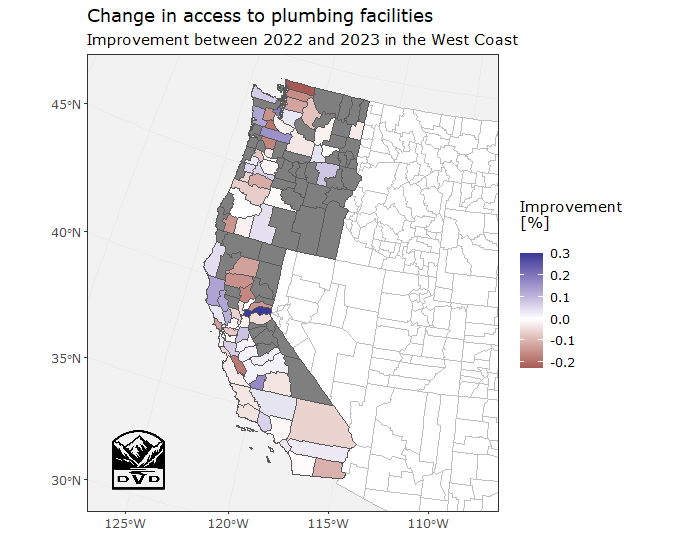

Recreate this plot in R.

# Load packages -----
library(tidycensus)
library(sf) 
library(janitor) 
library(tidyverse)
library(tidytuesdayR)
library(patchwork)
library(grid)
library(extrafont)

# functions ----
font_import()
loadfonts(device = "win")
# constants ----

# get data ----

water_insecurity_2022 <- readr::read_csv('https://raw.githubusercontent.com/rfordatascience/tidytuesday/main/data/2025/2025-01-28/water_insecurity_2022.csv')
water_insecurity_2023 <- readr::read_csv('https://raw.githubusercontent.com/rfordatascience/tidytuesday/main/data/2025/2025-01-28/water_insecurity_2023.csv')

logo <- png::readPNG("C:/Users/dmend/OneDrive/Desktop/logo.png")

to <- tidycensus::county_laea

# process data ----
process_data <- to |> 
        left_join(rbind(water_insecurity_2022, water_insecurity_2023) |> 
                          dplyr::select(-geometry),
                  by=join_by(GEOID==geoid)) |> 
        
        mutate(year=factor(year),
               state_code=substr(GEOID,1,2)) |> 
        left_join(codes,
                  by=join_by(state_code)) |> 
        select(-total_pop, -plumbing) |> 
        pivot_wider(names_from = year, values_from = percent_lacking_plumbing) |> 
        mutate(change=`2023`-`2022`)

brks2 <- sort(unique(process_data$change))
# plot data----
ggplot(data = process_data |>
               filter(
                       #percent_lacking_plumbing>0,
                       year==2022,
                      state_name=="Washington"),
       aes(y=total_pop, x=percent_lacking_plumbing, group = geoid))+
        geom_point()+
        scale_y_log10()+
        #scale_x_log10()+
        facet_wrap(~state_name)+
        theme_bw()
size <- 0.3e6
ggplot()+
        geom_sf(data=to, aes(geometry=geometry),fill="white",col="grey")+
        geom_sf(data = process_data |> 
                        mutate(region=NA,
                               region = ifelse(state_name %in% c("California","Oregon","Washington"),
                                               "West Coast",region),
                               region = ifelse(state_name %in% c("Connecticut", "Maine", "Massachusetts", 
                                                                 "New Hampshire", "Rhode Island", "Vermont",
                                                                 "New Jersey", "New York", "Pennsylvania"),
                                               "Northeast",region)
                        ) |> 
                        filter(region=="West Coast"),
                 aes(geometry=geometry, fill=change))+
        theme_bw()+
        scale_fill_gradient2()+
        ggtitle("Change in access to plumbing facilities",
                subtitle = "Improvement between 2022 and 2023 in the West Coast")+
        annotation_custom(
                rasterGrob(logo),
                xmin = -2.5e6, xmax = -2.5e6+size,
                ymin = -1.3e6, ymax = -1.3e6+size
        )+
        xlim(c(-2.5e6,-0.7e6))+
        ylim(c(-1.3e6,0.7e6))+
        labs(fill = "Improvement\n[%]\n") + 
        theme(
                text = element_text(family = "Verdana"),
                panel.background = element_rect(fill = "grey95")
        )
